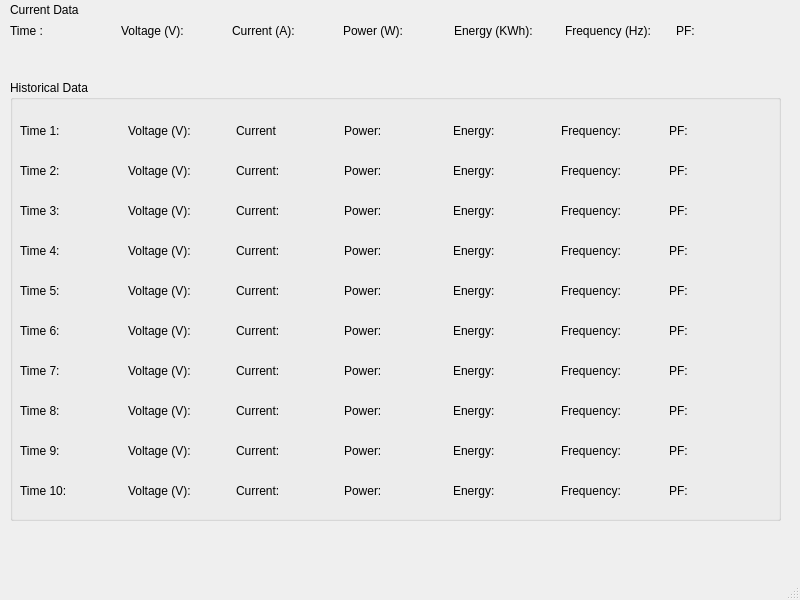
<?xml version="1.0" encoding="UTF-8"?>
<ui version="4.0">
 <class>MainWindow</class>
 <widget class="QMainWindow" name="MainWindow">
  <property name="geometry">
   <rect>
    <x>0</x>
    <y>0</y>
    <width>800</width>
    <height>600</height>
   </rect>
  </property>
  <property name="minimumSize">
   <size>
    <width>400</width>
    <height>350</height>
   </size>
  </property>
  <property name="maximumSize">
   <size>
    <width>800</width>
    <height>600</height>
   </size>
  </property>
  <property name="windowTitle">
   <string>PZEM-004T Energy Monitor</string>
  </property>
  <widget class="QWidget" name="centralwidget">
   <widget class="QGroupBox" name="historicalDataGroupBox">
    <property name="geometry">
     <rect>
      <x>10</x>
      <y>80</y>
      <width>771</width>
      <height>441</height>
     </rect>
    </property>
    <property name="title">
     <string>Historical Data</string>
    </property>
    <widget class="QWidget" name="layoutWidget">
     <property name="geometry">
      <rect>
       <x>10</x>
       <y>40</y>
       <width>751</width>
       <height>22</height>
      </rect>
     </property>
     <layout class="QHBoxLayout" name="historicalDataLayout1">
      <item>
       <widget class="QLabel" name="historicalTimeLabel1">
        <property name="text">
         <string>Time 1:</string>
        </property>
       </widget>
      </item>
      <item>
       <widget class="QLabel" name="historicalVoltageLabel1">
        <property name="text">
         <string>Voltage (V):</string>
        </property>
       </widget>
      </item>
      <item>
       <widget class="QLabel" name="historicalCurrentLabel1">
        <property name="text">
         <string>Current</string>
        </property>
       </widget>
      </item>
      <item>
       <widget class="QLabel" name="historicalPowerLabel1">
        <property name="text">
         <string>Power:</string>
        </property>
       </widget>
      </item>
      <item>
       <widget class="QLabel" name="historicalEnergyLabel1">
        <property name="text">
         <string>Energy:</string>
        </property>
       </widget>
      </item>
      <item>
       <widget class="QLabel" name="historicalFrequencyLabel1">
        <property name="text">
         <string>Frequency:</string>
        </property>
       </widget>
      </item>
      <item>
       <widget class="QLabel" name="historicalPfLabel1">
        <property name="text">
         <string>PF:</string>
        </property>
       </widget>
      </item>
     </layout>
    </widget>
    <widget class="QWidget" name="layoutWidget">
     <property name="geometry">
      <rect>
       <x>10</x>
       <y>80</y>
       <width>751</width>
       <height>22</height>
      </rect>
     </property>
     <layout class="QHBoxLayout" name="historicalDataLayout2">
      <item>
       <widget class="QLabel" name="historicalTimeLabel2">
        <property name="text">
         <string>Time 2:</string>
        </property>
       </widget>
      </item>
      <item>
       <widget class="QLabel" name="historicalVoltageLabel2">
        <property name="text">
         <string>Voltage (V):</string>
        </property>
       </widget>
      </item>
      <item>
       <widget class="QLabel" name="historicalCurrentLabel2">
        <property name="text">
         <string>Current:</string>
        </property>
       </widget>
      </item>
      <item>
       <widget class="QLabel" name="historicalPowerLabel2">
        <property name="text">
         <string>Power:</string>
        </property>
       </widget>
      </item>
      <item>
       <widget class="QLabel" name="historicalEnergyLabel2">
        <property name="text">
         <string>Energy:</string>
        </property>
       </widget>
      </item>
      <item>
       <widget class="QLabel" name="historicalFrequencyLabel2">
        <property name="text">
         <string>Frequency:</string>
        </property>
       </widget>
      </item>
      <item>
       <widget class="QLabel" name="historicalPfLabel2">
        <property name="text">
         <string>PF:</string>
        </property>
       </widget>
      </item>
     </layout>
    </widget>
    <widget class="QWidget" name="layoutWidget_4">
     <property name="geometry">
      <rect>
       <x>10</x>
       <y>120</y>
       <width>751</width>
       <height>22</height>
      </rect>
     </property>
     <layout class="QHBoxLayout" name="historicalDataLayout3">
      <item>
       <widget class="QLabel" name="historicalTimeLabel3">
        <property name="text">
         <string>Time 3:</string>
        </property>
       </widget>
      </item>
      <item>
       <widget class="QLabel" name="historicalVoltageLabel3">
        <property name="text">
         <string>Voltage (V):</string>
        </property>
       </widget>
      </item>
      <item>
       <widget class="QLabel" name="historicalCurrentLabel3">
        <property name="text">
         <string>Current:</string>
        </property>
       </widget>
      </item>
      <item>
       <widget class="QLabel" name="historicalPowerLabel3">
        <property name="text">
         <string>Power:</string>
        </property>
       </widget>
      </item>
      <item>
       <widget class="QLabel" name="historicalEnergyLabel3">
        <property name="text">
         <string>Energy:</string>
        </property>
       </widget>
      </item>
      <item>
       <widget class="QLabel" name="historicalFrequencyLabel3">
        <property name="text">
         <string>Frequency:</string>
        </property>
       </widget>
      </item>
      <item>
       <widget class="QLabel" name="historicalPfLabel3">
        <property name="text">
         <string>PF:</string>
        </property>
       </widget>
      </item>
     </layout>
    </widget>
    <widget class="QWidget" name="layoutWidget_5">
     <property name="geometry">
      <rect>
       <x>10</x>
       <y>160</y>
       <width>751</width>
       <height>22</height>
      </rect>
     </property>
     <layout class="QHBoxLayout" name="historicalDataLayout4">
      <item>
       <widget class="QLabel" name="historicalTimeLabel4">
        <property name="text">
         <string>Time 4:</string>
        </property>
       </widget>
      </item>
      <item>
       <widget class="QLabel" name="historicalVoltageLabel4">
        <property name="text">
         <string>Voltage (V):</string>
        </property>
       </widget>
      </item>
      <item>
       <widget class="QLabel" name="historicalCurrentLabel4">
        <property name="text">
         <string>Current:</string>
        </property>
       </widget>
      </item>
      <item>
       <widget class="QLabel" name="historicalPowerLabel4">
        <property name="text">
         <string>Power:</string>
        </property>
       </widget>
      </item>
      <item>
       <widget class="QLabel" name="historicalEnergyLabel4">
        <property name="text">
         <string>Energy:</string>
        </property>
       </widget>
      </item>
      <item>
       <widget class="QLabel" name="historicalFrequencyLabel4">
        <property name="text">
         <string>Frequency:</string>
        </property>
       </widget>
      </item>
      <item>
       <widget class="QLabel" name="historicalPfLabel4">
        <property name="text">
         <string>PF:</string>
        </property>
       </widget>
      </item>
     </layout>
    </widget>
    <widget class="QWidget" name="layoutWidget_6">
     <property name="geometry">
      <rect>
       <x>10</x>
       <y>240</y>
       <width>751</width>
       <height>22</height>
      </rect>
     </property>
     <layout class="QHBoxLayout" name="historicalDataLayout6">
      <item>
       <widget class="QLabel" name="historicalTimeLabel6">
        <property name="text">
         <string>Time 6:</string>
        </property>
       </widget>
      </item>
      <item>
       <widget class="QLabel" name="historicalVoltageLabel6">
        <property name="text">
         <string>Voltage (V):</string>
        </property>
       </widget>
      </item>
      <item>
       <widget class="QLabel" name="historicalCurrentLabel6">
        <property name="text">
         <string>Current:</string>
        </property>
       </widget>
      </item>
      <item>
       <widget class="QLabel" name="historicalPowerLabel6">
        <property name="text">
         <string>Power:</string>
        </property>
       </widget>
      </item>
      <item>
       <widget class="QLabel" name="historicalEnergyLabel6">
        <property name="text">
         <string>Energy:</string>
        </property>
       </widget>
      </item>
      <item>
       <widget class="QLabel" name="historicalFrequencyLabel6">
        <property name="text">
         <string>Frequency:</string>
        </property>
       </widget>
      </item>
      <item>
       <widget class="QLabel" name="historicalPfLabel6">
        <property name="text">
         <string>PF:</string>
        </property>
       </widget>
      </item>
     </layout>
    </widget>
    <widget class="QWidget" name="layoutWidget_7">
     <property name="geometry">
      <rect>
       <x>10</x>
       <y>200</y>
       <width>751</width>
       <height>22</height>
      </rect>
     </property>
     <layout class="QHBoxLayout" name="historicalDataLayout5">
      <item>
       <widget class="QLabel" name="historicalTimeLabel5">
        <property name="text">
         <string>Time 5:</string>
        </property>
       </widget>
      </item>
      <item>
       <widget class="QLabel" name="historicalVoltageLabel5">
        <property name="text">
         <string>Voltage (V):</string>
        </property>
       </widget>
      </item>
      <item>
       <widget class="QLabel" name="historicalCurrentLabel5">
        <property name="text">
         <string>Current:</string>
        </property>
       </widget>
      </item>
      <item>
       <widget class="QLabel" name="historicalPowerLabel5">
        <property name="text">
         <string>Power:</string>
        </property>
       </widget>
      </item>
      <item>
       <widget class="QLabel" name="historicalEnergyLabel5">
        <property name="text">
         <string>Energy:</string>
        </property>
       </widget>
      </item>
      <item>
       <widget class="QLabel" name="historicalFrequencyLabel5">
        <property name="text">
         <string>Frequency:</string>
        </property>
       </widget>
      </item>
      <item>
       <widget class="QLabel" name="historicalPfLabel5">
        <property name="text">
         <string>PF:</string>
        </property>
       </widget>
      </item>
     </layout>
    </widget>
    <widget class="QWidget" name="layoutWidget_8">
     <property name="geometry">
      <rect>
       <x>10</x>
       <y>320</y>
       <width>751</width>
       <height>22</height>
      </rect>
     </property>
     <layout class="QHBoxLayout" name="historicalDataLayout8">
      <item>
       <widget class="QLabel" name="historicalTimeLabel8">
        <property name="text">
         <string>Time 8:</string>
        </property>
       </widget>
      </item>
      <item>
       <widget class="QLabel" name="historicalVoltageLabel8">
        <property name="text">
         <string>Voltage (V):</string>
        </property>
       </widget>
      </item>
      <item>
       <widget class="QLabel" name="historicalCurrentLabel8">
        <property name="text">
         <string>Current:</string>
        </property>
       </widget>
      </item>
      <item>
       <widget class="QLabel" name="historicalPowerLabel8">
        <property name="text">
         <string>Power:</string>
        </property>
       </widget>
      </item>
      <item>
       <widget class="QLabel" name="historicalEnergyLabel8">
        <property name="text">
         <string>Energy:</string>
        </property>
       </widget>
      </item>
      <item>
       <widget class="QLabel" name="historicalFrequencyLabel8">
        <property name="text">
         <string>Frequency:</string>
        </property>
       </widget>
      </item>
      <item>
       <widget class="QLabel" name="historicalPfLabel8">
        <property name="text">
         <string>PF:</string>
        </property>
       </widget>
      </item>
     </layout>
    </widget>
    <widget class="QWidget" name="layoutWidget_9">
     <property name="geometry">
      <rect>
       <x>10</x>
       <y>280</y>
       <width>751</width>
       <height>22</height>
      </rect>
     </property>
     <layout class="QHBoxLayout" name="historicalDataLayout7">
      <item>
       <widget class="QLabel" name="historicalTimeLabel7">
        <property name="text">
         <string>Time 7:</string>
        </property>
       </widget>
      </item>
      <item>
       <widget class="QLabel" name="historicalVoltageLabel7">
        <property name="text">
         <string>Voltage (V):</string>
        </property>
       </widget>
      </item>
      <item>
       <widget class="QLabel" name="historicalCurrentLabel7">
        <property name="text">
         <string>Current:</string>
        </property>
       </widget>
      </item>
      <item>
       <widget class="QLabel" name="historicalPowerLabel7">
        <property name="text">
         <string>Power:</string>
        </property>
       </widget>
      </item>
      <item>
       <widget class="QLabel" name="historicalEnergyLabel7">
        <property name="text">
         <string>Energy:</string>
        </property>
       </widget>
      </item>
      <item>
       <widget class="QLabel" name="historicalFrequencyLabel7">
        <property name="text">
         <string>Frequency:</string>
        </property>
       </widget>
      </item>
      <item>
       <widget class="QLabel" name="historicalPfLabel7">
        <property name="text">
         <string>PF:</string>
        </property>
       </widget>
      </item>
     </layout>
    </widget>
    <widget class="QWidget" name="layoutWidget_10">
     <property name="geometry">
      <rect>
       <x>10</x>
       <y>360</y>
       <width>751</width>
       <height>22</height>
      </rect>
     </property>
     <layout class="QHBoxLayout" name="historicalDataLayout9">
      <item>
       <widget class="QLabel" name="historicalTimeLabel9">
        <property name="text">
         <string>Time 9:</string>
        </property>
       </widget>
      </item>
      <item>
       <widget class="QLabel" name="historicalVoltageLabel9">
        <property name="text">
         <string>Voltage (V):</string>
        </property>
       </widget>
      </item>
      <item>
       <widget class="QLabel" name="historicalCurrentLabel9">
        <property name="text">
         <string>Current:</string>
        </property>
       </widget>
      </item>
      <item>
       <widget class="QLabel" name="historicalPowerLabel9">
        <property name="text">
         <string>Power:</string>
        </property>
       </widget>
      </item>
      <item>
       <widget class="QLabel" name="historicalEnergyLabel9">
        <property name="text">
         <string>Energy:</string>
        </property>
       </widget>
      </item>
      <item>
       <widget class="QLabel" name="historicalFrequencyLabel9">
        <property name="text">
         <string>Frequency:</string>
        </property>
       </widget>
      </item>
      <item>
       <widget class="QLabel" name="historicalPfLabel9">
        <property name="text">
         <string>PF:</string>
        </property>
       </widget>
      </item>
     </layout>
    </widget>
    <widget class="QWidget" name="layoutWidget_11">
     <property name="geometry">
      <rect>
       <x>10</x>
       <y>400</y>
       <width>751</width>
       <height>22</height>
      </rect>
     </property>
     <layout class="QHBoxLayout" name="historicalDataLayout10">
      <item>
       <widget class="QLabel" name="historicalTimeLabel10">
        <property name="text">
         <string>Time 10:</string>
        </property>
       </widget>
      </item>
      <item>
       <widget class="QLabel" name="historicalVoltageLabel10">
        <property name="text">
         <string>Voltage (V):</string>
        </property>
       </widget>
      </item>
      <item>
       <widget class="QLabel" name="historicalCurrentLabel10">
        <property name="text">
         <string>Current:</string>
        </property>
       </widget>
      </item>
      <item>
       <widget class="QLabel" name="historicalPowerLabel10">
        <property name="text">
         <string>Power:</string>
        </property>
       </widget>
      </item>
      <item>
       <widget class="QLabel" name="historicalEnergyLabel10">
        <property name="text">
         <string>Energy:</string>
        </property>
       </widget>
      </item>
      <item>
       <widget class="QLabel" name="historicalFrequencyLabel10">
        <property name="text">
         <string>Frequency:</string>
        </property>
       </widget>
      </item>
      <item>
       <widget class="QLabel" name="historicalPfLabel10">
        <property name="text">
         <string>PF:</string>
        </property>
       </widget>
      </item>
     </layout>
    </widget>
   </widget>
   <widget class="QLabel" name="label">
    <property name="geometry">
     <rect>
      <x>10</x>
      <y>0</y>
      <width>91</width>
      <height>20</height>
     </rect>
    </property>
    <property name="text">
     <string>Current Data</string>
    </property>
   </widget>
   <widget class="QWidget" name="layoutWidget">
    <property name="geometry">
     <rect>
      <x>10</x>
      <y>20</y>
      <width>771</width>
      <height>21</height>
     </rect>
    </property>
    <layout class="QHBoxLayout" name="horizontalLayout">
     <item>
      <widget class="QLabel" name="currentTimeLabel">
       <property name="text">
        <string>Time :</string>
       </property>
      </widget>
     </item>
     <item>
      <widget class="QLabel" name="currentVoltageLabel">
       <property name="text">
        <string>Voltage (V):</string>
       </property>
      </widget>
     </item>
     <item>
      <widget class="QLabel" name="currentCurrentLabel">
       <property name="text">
        <string>Current (A):</string>
       </property>
      </widget>
     </item>
     <item>
      <widget class="QLabel" name="currentPowerLabel">
       <property name="text">
        <string>Power (W):</string>
       </property>
      </widget>
     </item>
     <item>
      <widget class="QLabel" name="currentEnergyLabel">
       <property name="text">
        <string>Energy (KWh):</string>
       </property>
      </widget>
     </item>
     <item>
      <widget class="QLabel" name="currentFrequencyLabel">
       <property name="text">
        <string>Frequency (Hz):</string>
       </property>
      </widget>
     </item>
     <item>
      <widget class="QLabel" name="currentPfLabel">
       <property name="text">
        <string>PF:</string>
       </property>
      </widget>
     </item>
    </layout>
   </widget>
  </widget>
  <widget class="QMenuBar" name="menubar">
   <property name="geometry">
    <rect>
     <x>0</x>
     <y>0</y>
     <width>800</width>
     <height>25</height>
    </rect>
   </property>
  </widget>
  <widget class="QStatusBar" name="statusbar"/>
 </widget>
 <resources/>
 <connections/>
</ui>
